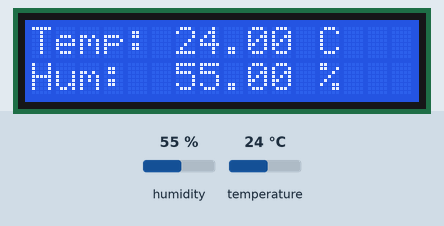
This sketch was run on a simulated ESP8266 (NodeMCU). On the bench: 16×2 character LCD. The test bench sets the inputs (shaded band); at power-on: humidity 55 %, temperature 24 °C. WiFi joins after 1.5 s; servers stay silent unless stated; uploads are accepted with an empty reply; what the sketch prints to the serial monitor is not drawn.

Above: at 6.3 s.
6.4 s: humidity set to 22 %
At 11.8 s:
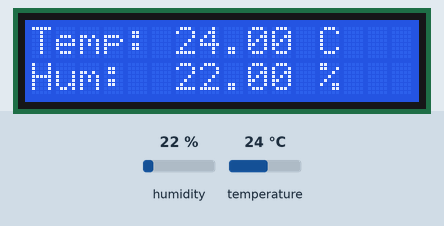
12.3 s: temperature set to 12 °C
At 16.7 s:
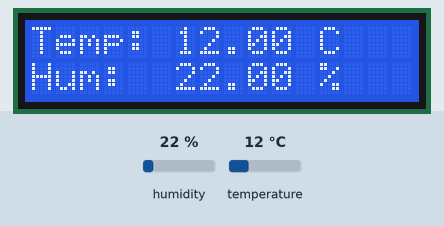
18.2 s: humidity set to 40 %
At 21.6 s:
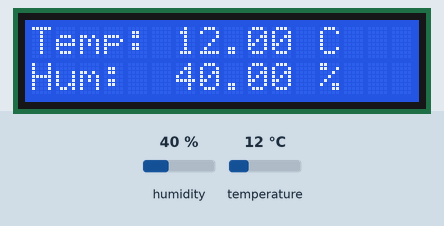
24.1 s: temperature set to 19 °C
At 26.5 s:
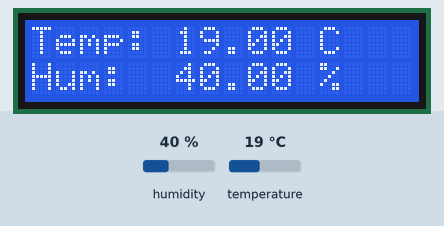
Timing chart, 0 to 28.0 s (numbered marks = the images above; inputs shaded):
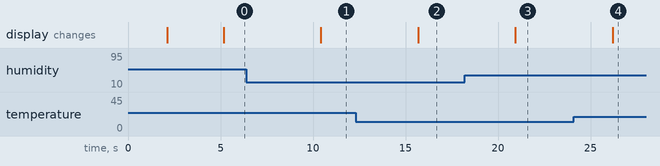

The sketch:

weather3.ino
```cpp
// VERSION CON LCD 1602 16X2 CON MODULO I2C (OPCIONAL)
// POSIBILIDAD DE CAMBIAR ENTRE SENSOR DHT11 (SENCILLO) POR DHT22 (MEJORADO)
// ENVIA ID DEL DISPOSITIVO PARA PODER IDENTIFICAR PROCEDENCIA DE DATOS DE DISTINTOS DISPOSITIVOS EN BACKEND

// Para poder trabajar y programar este módulo compatible Arduino, hay que descargar arduino ide de
// https://www.arduino.cc/en/software/
// Luego hay que configurar varias cosas.
// Tengo una placa (China) detectada como LilyGo T-Display en com6 pero se puede usar como Generic ESP8266
// Para añadir DHT.h librería con (mi versión es en inglés)
// Sketch / include library / manage libraries y buscar dht sensor library e instalar
// Para añadir esp8266 en archivo / preferencias / additional boards manager url añadir
// http://arduino.esp8266.com/stable/package_esp8266com_index.json
// y en tools / board / board manager ya aparecerá ESP8266 instalar
// luego en tools / board / aparecerá ESP8266 / Generic ESP8266 module
// después en tools / Flash Size / poner 4MB(FS: 1MB OTA: 1019kb)
// Instalar la librería LiquidCrystal_I2C desde el Administrador de Bibliotecas (Tools / Manage libraries).


// https://www.youtube.com/watch?v=5NkyvyodCLE&ab_channel=LosProfesparavos

// Esto para ESP8266
#include <ESP8266WiFi.h>        // libreria para el wifi
#include <ESP8266HTTPClient.h>  // libreria httpclient
#include <DHT.h>                // libreria sensor dht11
#define DHTPIN 2                // definiendo pin data del DHT11
// #define DHTTYPE DHT11        // Definiendo el tipo de DHT para ser DHT11, lee cada 1 segundo
#define DHTTYPE DHT22           // Definiendo el tipo de DHT para ser DHT22, lee cada 2 segundos
DHT dht(DHTPIN, DHTTYPE);

// Esto es para el el LCD 16x2
#include <Wire.h>
#include <LiquidCrystal_I2C.h>
// Dirección I2C común: 0x27 o 0x3F
// LiquidCrystal_I2C lcd(0x27, 16, 2);  // PARA DIRECCION 0x27
LiquidCrystal_I2C lcd(0x3F, 16, 2);     // PARA DIRECCION 0x3F

const char* apiBaseUrl = "https://weatherstation-hyck.onrender.com/api/v1/";
// const char* apiBaseUrl = "http://192.168.0.18:5000/api/v1/";
const char* apiKey = "tu_clave_de_api";

String deviceId; // define variable para poder identificar dispositivo en backend

void setup() {
    Serial.begin(9600);
    // Para el LCD
    lcd.init();
    lcd.backlight();
    lcd.clear();
    lcd.setCursor(0, 0); // Columna 0, línea 0
    lcd.print("Weather Station");
    lcd.setCursor(0, 1); // Columna 0, línea 1
    lcd.print("Booting ...");

    dht.begin(); // INICIALIZA SENSOR DHT22

    WiFi.begin("xxxxxxxxxxx", "xxxxxxxxxxx"); // poner nombre wifi y contraseña

    while (WiFi.status() != WL_CONNECTED) {
        delay(1000);
        Serial.println("Conectando a la red WiFi...");
    }

    Serial.println("Conexión WiFi establecida");
    lcd.setCursor(0, 1);            // Columna 0, línea 1
    deviceId = WiFi.macAddress();   // "84:F3:EB:AB:12:34" (por ejemplo)
    deviceId.replace(":", "");      // eliminar los dos puntos ya que si no la MAC no entra en una línea
    lcd.print("MAC:" + deviceId);
    Serial.println("MAC: " + deviceId);

    delay(3000);
}

void loop() {
  float temperature_data = dht.readTemperature();
  float humidity_data = dht.readHumidity();
  Serial.print("Temperature: ");
  Serial.println(temperature_data);
  Serial.print("Humidity: ");
  Serial.println(humidity_data);
//   delay(500); EVITAR ESTE DELAY YA QUE PUEDE CAUSAR LECTURAS INESTABLES, IMPORTANTE!!
  // Salida a LCD
  lcd.clear();
  lcd.setCursor(0, 0);  // Columna 0, línea 0
  lcd.print("Temp: ");
  lcd.print(temperature_data);
  lcd.print(" C");
  lcd.setCursor(0, 1);  // Columna 0. Línea 1
  lcd.print("Hum:  ");
  lcd.print(humidity_data);
  lcd.print(" %");

  if (isnan(temperature_data) || isnan(humidity_data)) {
    // Serial.println("Error al leer el sensor DHT11");
    Serial.println("Error al leer el sensor DHT22");
    // Salida a LCD
    lcd.clear();
    lcd.setCursor(0, 0);
    lcd.print("Error sensor :_(");

    delay(2000);
    return;
  }

  sendDataToApi(temperature_data, humidity_data);

  delay(5000);
}

void sendDataToApi(float temperature_data, float humidity_data) {
  WiFiClient client;
  HTTPClient http;

  String url = String(apiBaseUrl) + "meassures";
  Serial.println("URL de solicitud: " + url);

  http.begin(client, url);

//   http.addHeader("Authorization", apiKey);
  http.addHeader("Content-Type", "application/json");
  // http.addHeader("Authorization", "Bearer "+ deviceId);

  // Crear un objeto JSON con los datos a enviar en el body
  String jsonData = "{\"device_id\": \"" + String(deviceId) + "\", \"temperature\": " + String(temperature_data) + ", \"humidity\": " + String(humidity_data) + "}";

  int httpCode = http.POST(jsonData);

  if (httpCode > 0) {
    // if (httpCode == HTTP_CODE_OK) {
    if (httpCode >= 200 && httpCode < 300) {
      String payload = http.getString();
      Serial.println("Respuesta recibida: " + payload);
    } else {
      Serial.println("Error en la solicitud. Código de error: " + String(httpCode));
    }
  } else {
    Serial.println("Error en la conexión");
  }

  http.end();
}
```

Measured:
- after the input at 6.4 s, the display: changes after 4.0 s (image 1)
- after the input at 12.3 s, the display: changes after 3.4 s (image 2)
- after the input at 18.2 s, the display: changes after 2.7 s (image 3)
- after the input at 24.1 s, the display: changes after 2.1 s (image 4)
